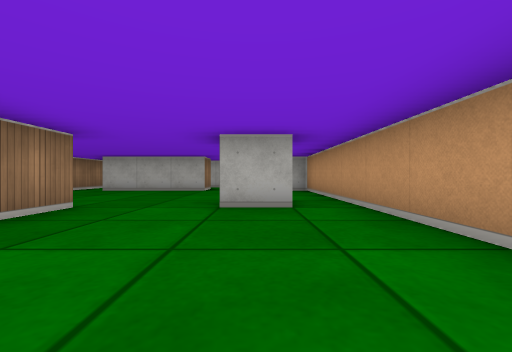
View 1 (above)

12 first-person views from a walk through a cub3D maze. The camera is about half as high as the walls, looks level and sees 90° across. The floor is counted in squares. Each view is taken from the middle of a square. On the plan, view 1 faces up. The plan holds only what a view shows up to about 9 squares ahead; the rest is blank.

View 2
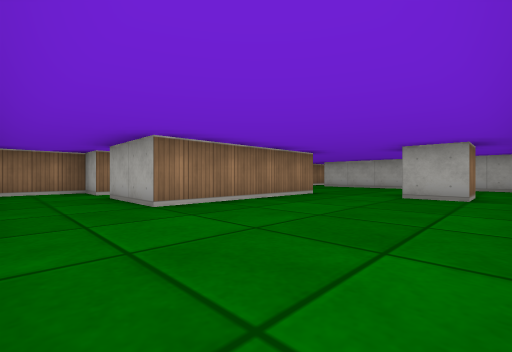

View 3
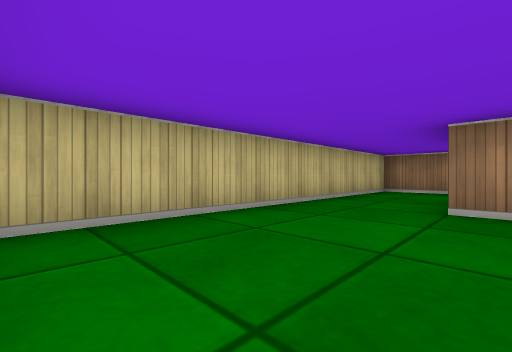

View 4
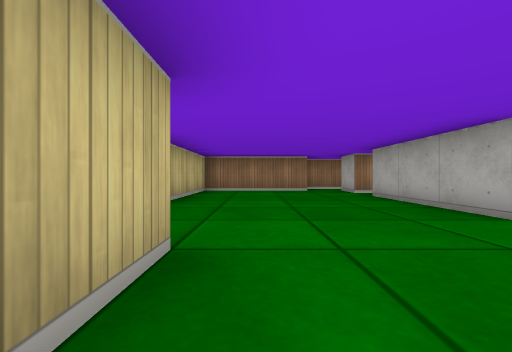

View 5
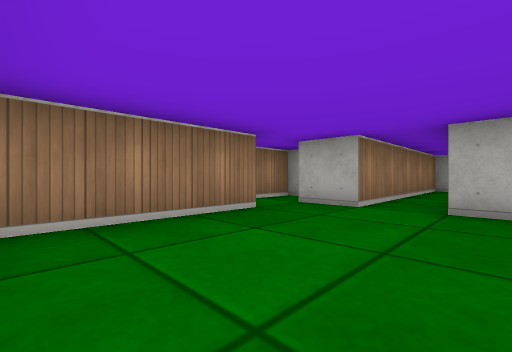

View 6
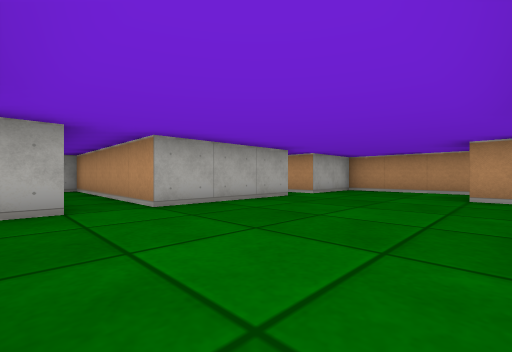

View 7
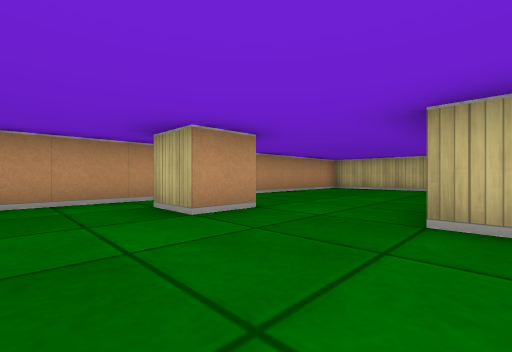

View 8
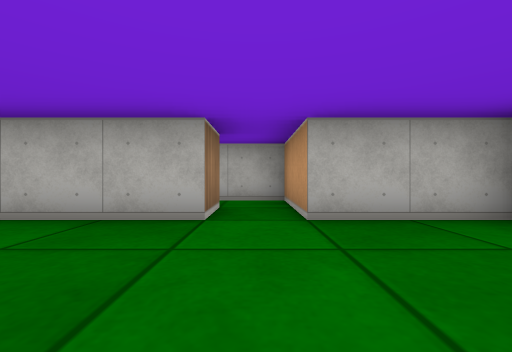

View 9
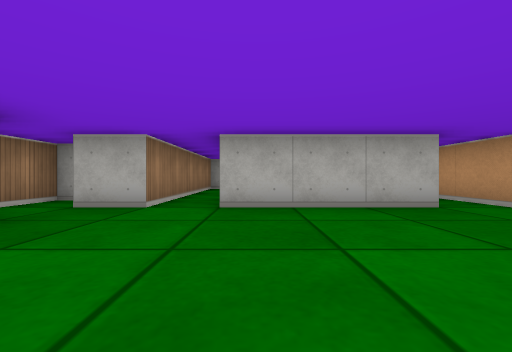

View 10
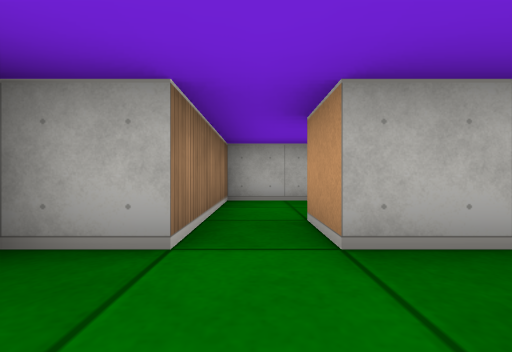

View 11
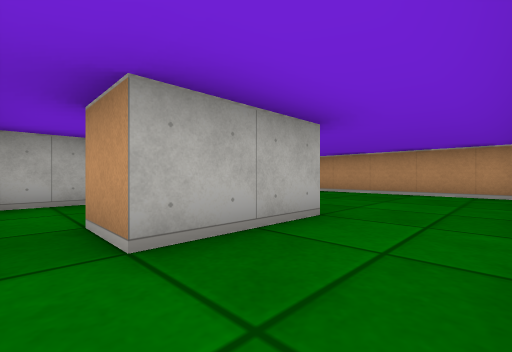

View 12
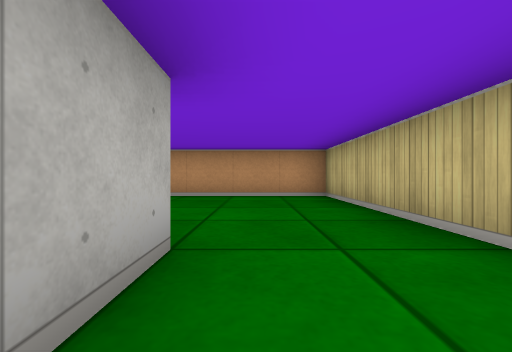

### Floor plan
Points are (right, up) in squares from view 1. A wall is a line through its corners. A room is listed if a view was taken in it or the views show most of it. See-through windows are left out.
Room 1 (views 1, 2, 3, 4, 5, 6, 7, 8, 9)
walls: (-0.5, 3.5) (-0.5, 4.5) (0.5, 4.5) (0.5, 3.5) (-0.5, 3.5); (-1.5, 8.5) (-1.5, 7.5) (-4.5, 7.5) (-4.5, 12.5) (-5.5, 12.5) (-5.5, 7.5) (-6.5, 7.5); (-6.5, 6.6) (-6.5, 3.5) (-2.5, 3.5) (-2.5, -0.5); (-2.5, -2.5) (1.5, -2.5) (1.5, 7.5) (-0.5, 7.5) (-0.5, 8.5); (-7.5, 8.5) (-7.5, 6.6)
ways out: opening at (-3.5, -1.5) to room 2; opening at (-1, 8) to room 4
Room 2 (views 10, 11, 12)
walls: (-5.5, 0.5) (-5.5, -0.5) (-6.5, -0.5) (-6.5, -2.5) (-2.5, -2.5); (-2.5, -0.5) (-4.5, -0.5) (-4.5, 0.5)
ways out: opening at (-3.5, -1.5) to room 1; opening at (-5, 0) to room 3
Room 3 (no view inside)
walls: (-4, 2.5) (-5.5, 2.5) (-5.5, 0.5)
ways out: opening at (-5, 0) to room 2
Room 4 (no view inside)
walls: (-0.5, 8.5) (-0.5, 9.5) (-1.6, 9.5)
ways out: opening at (-1, 8) to room 1; opening at (-2, 9)

Positions as (right, up) in squares from view 1, and headings:
1: (0, 0), facing up
2: (1, -2), facing up-left
3: (1, 0), facing down-left
4: (1, 5), facing left
5: (-4, 4), facing up-left
6: (-6, 4), facing up-right
7: (-3, 6), facing down-right
8: (-1, 5), facing up
9: (-4, 4), facing up
10: (-5, -2), facing up
11: (-5, -2), facing up-right
12: (-4, -1), facing right
